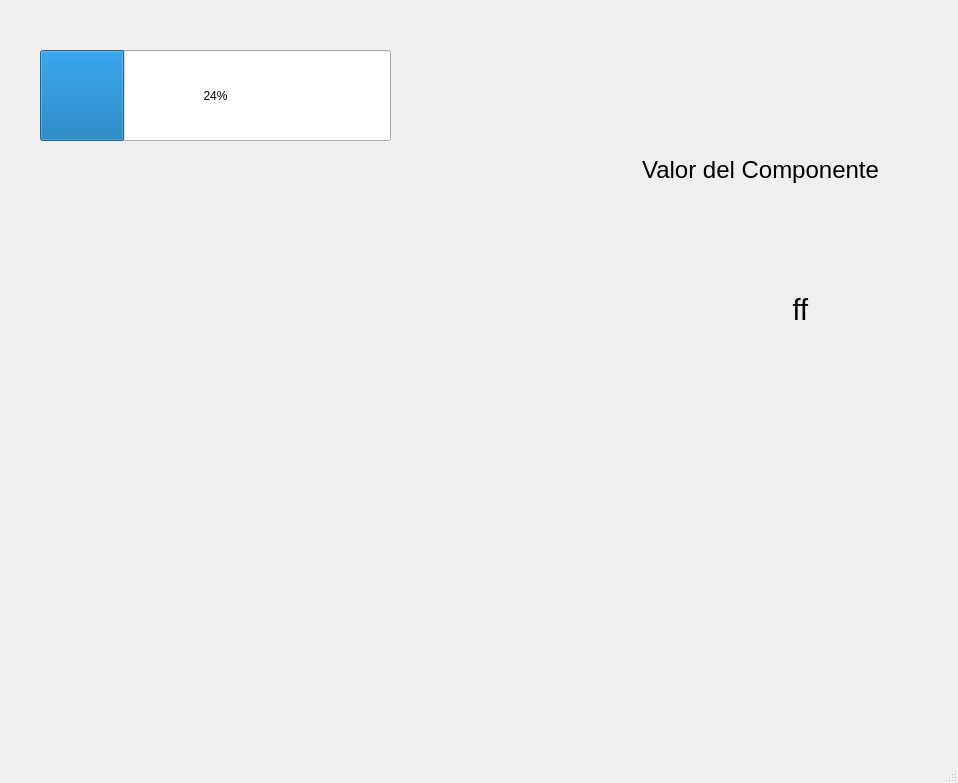
<?xml version="1.0" encoding="UTF-8"?>
<ui version="4.0">
 <class>MainWindow</class>
 <widget class="QMainWindow" name="MainWindow">
  <property name="geometry">
   <rect>
    <x>0</x>
    <y>0</y>
    <width>958</width>
    <height>783</height>
   </rect>
  </property>
  <property name="windowTitle">
   <string>MainWindow</string>
  </property>
  <widget class="QWidget" name="centralwidget">
   <widget class="QLabel" name="label">
    <property name="geometry">
     <rect>
      <x>30</x>
      <y>20</y>
      <width>111</width>
      <height>16</height>
     </rect>
    </property>
    <property name="text">
     <string/>
    </property>
   </widget>
   <widget class="QLabel" name="label_2">
    <property name="geometry">
     <rect>
      <x>460</x>
      <y>430</y>
      <width>491</width>
      <height>311</height>
     </rect>
    </property>
    <property name="text">
     <string/>
    </property>
    <property name="pixmap">
     <pixmap resource="recursos.qrc">:/prefijoNuevo/Capturadepantalla2023-01-06.png</pixmap>
    </property>
    <property name="scaledContents">
     <bool>true</bool>
    </property>
   </widget>
   <widget class="QLabel" name="label_3">
    <property name="geometry">
     <rect>
      <x>610</x>
      <y>120</y>
      <width>301</width>
      <height>101</height>
     </rect>
    </property>
    <property name="text">
     <string>&lt;html&gt;&lt;head/&gt;&lt;body&gt;&lt;p align=&quot;center&quot;&gt;&lt;span style=&quot; font-size:18pt;&quot;&gt;Valor del Componente&lt;/span&gt;&lt;/p&gt;&lt;/body&gt;&lt;/html&gt;</string>
    </property>
   </widget>
   <widget class="QLabel" name="txt_valor">
    <property name="geometry">
     <rect>
      <x>700</x>
      <y>250</y>
      <width>201</width>
      <height>121</height>
     </rect>
    </property>
    <property name="text">
     <string>&lt;html&gt;&lt;head/&gt;&lt;body&gt;&lt;p align=&quot;center&quot;&gt;&lt;span style=&quot; font-size:22pt;&quot;&gt;ff&lt;/span&gt;&lt;/p&gt;&lt;/body&gt;&lt;/html&gt;</string>
    </property>
   </widget>
   <widget class="QProgressBar" name="progressBar">
    <property name="geometry">
     <rect>
      <x>40</x>
      <y>50</y>
      <width>351</width>
      <height>91</height>
     </rect>
    </property>
    <property name="value">
     <number>24</number>
    </property>
   </widget>
  </widget>
  <widget class="QMenuBar" name="menubar">
   <property name="geometry">
    <rect>
     <x>0</x>
     <y>0</y>
     <width>958</width>
     <height>21</height>
    </rect>
   </property>
  </widget>
  <widget class="QStatusBar" name="statusbar"/>
 </widget>
 <resources>
  <include location="recursos.qrc"/>
 </resources>
 <connections/>
</ui>
